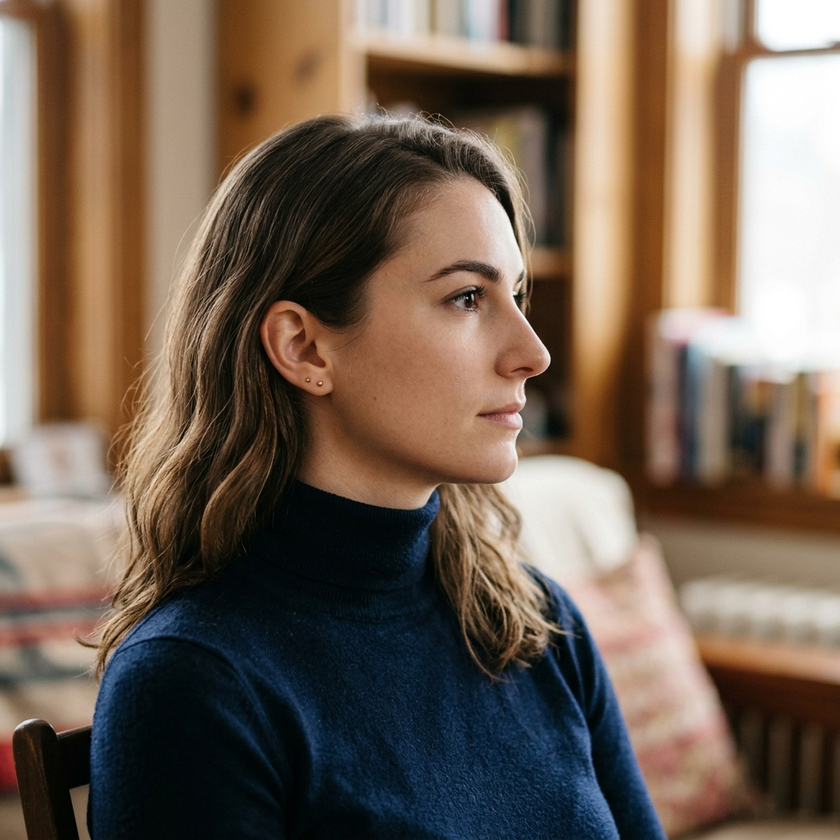
#> input picture samples/angled_face.png, 840 x 840 px, shrunk from 1024 x 1024 before the run; its folder holds only this picture in this run
$ python detect.py
#> lines starting #> are read from the running program, lines starting #| are printed output that depends on the picture; after the words box and inside, x2 and y2 are one past the last pixel; in counts of white or black regions, pixels touching at a corner belong together
import os
import cv2

# Global path to Haar Cascade XML (OpenCV includes this in its package resources)
CASCADE_PATH = os.path.join(cv2.data.haarcascades, 'haarcascade_frontalface_default.xml')

# Load the Haar Cascade classifier
face_cascade = cv2.CascadeClassifier(CASCADE_PATH)
if face_cascade.empty():
    raise IOError(f"Could not load Haar Cascade classifier from {CASCADE_PATH}")


def detect_faces(image_path, scale_factor=1.1, min_neighbors=5, min_size=(30, 30)):
    """
    Reads an image, converts it to grayscale, runs detectMultiScale,
    and returns a list of bounding boxes (x, y, w, h).

    Args:
        image_path (str): Path to the image file.
        scale_factor (float): Parameter specifying how much the image size is reduced at each image scale.
        min_neighbors (int): Parameter specifying how many neighbors each candidate rectangle should have to retain it.
        min_size (tuple): Minimum possible object size. Objects smaller than that are ignored.

    Returns:
        list of tuple: A list of bounding boxes, each defined as (x, y, w, h).
    """
#> called with image_path = 'samples/angled_face.png', scale_factor = 1.1, min_neighbors = 5, min_size = (30, 30)
    # 1. Read the image
    image = cv2.imread(image_path)
#> image is the input picture: shape (840, 840, 3); mean B, G, R 84.5, 98.9, 116.1
    if image is None:
        raise FileNotFoundError(f"Could not read image at {image_path}")

    # 2. Convert to grayscale
    gray = cv2.cvtColor(image, cv2.COLOR_BGR2GRAY)
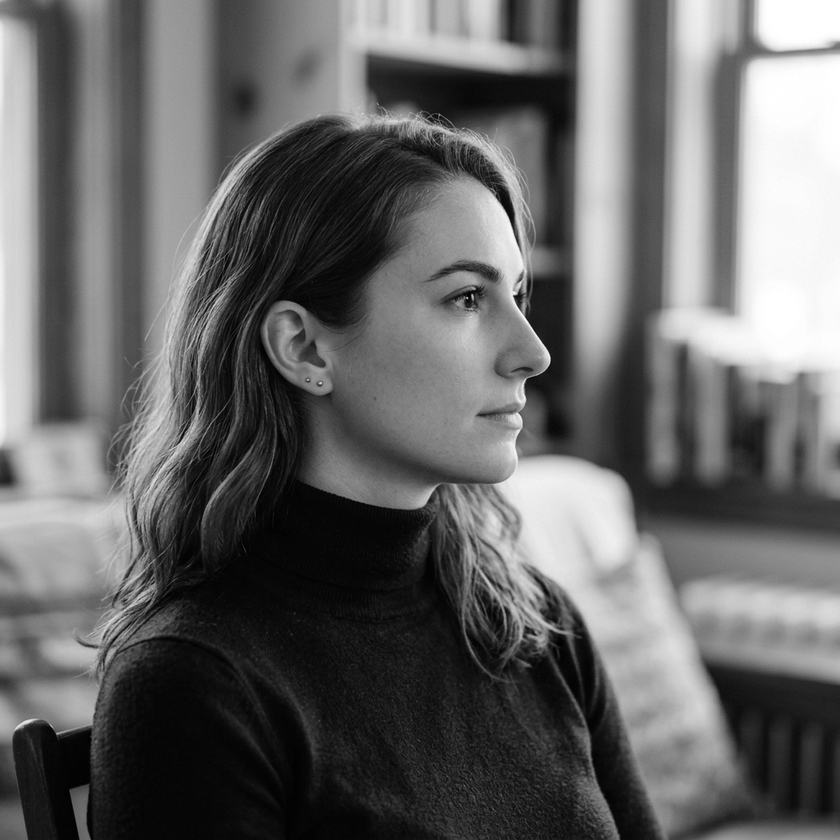
#> gray: shape (840, 840); min 0, max 255, mean 102.4

    # 3. Run detectMultiScale
    faces = face_cascade.detectMultiScale(
        gray,
        scaleFactor=scale_factor,
        minNeighbors=min_neighbors,
        minSize=min_size
    )
#> faces = [[362, 193, 272, 272]]

    # 4. Return list of bounding boxes (x, y, w, h)
    # OpenCV's detectMultiScale returns a numpy array of shape (N, 4) or an empty tuple if no faces found
    if len(faces) == 0:
        return []
    return [tuple(map(int, face)) for face in faces]


def main():
    samples_dir = 'samples'
    output_dir = 'output'
    os.makedirs(output_dir, exist_ok=True)

    if not os.path.exists(samples_dir):
        print(f"Error: samples directory '{samples_dir}' does not exist.")
        return

    # Find all images in samples directory
    supported_extensions = ('.png', '.jpg', '.jpeg', '.webp')
    image_files = [f for f in os.listdir(samples_dir) if f.lower().endswith(supported_extensions)]

    print(f"--- Running Face Detection Baseline ---")
    print(f"Total images found: {len(image_files)}")
    print("-" * 40)

    zero_detection_images = []

    for filename in image_files:
        image_path = os.path.join(samples_dir, filename)

        # Detect faces
        try:
            faces = detect_faces(image_path)
#> faces = [(362, 193, 272, 272)]
        except Exception as e:
            print(f"Failed to process {filename}: {e}")
            continue

        num_faces = len(faces)
#> num_faces = 1
        print(f"Image: {filename} -> {num_faces} face(s) detected")
#| Image: angled_face.png -> 1 face(s) detected

        if num_faces == 0:
            zero_detection_images.append(filename)

        # Draw bounding boxes and save output
        image = cv2.imread(image_path)
        for (x, y, w, h) in faces:
            # Draw green bounding box (thickness 3)
            cv2.rectangle(image, (x, y), (x + w, y + h), (0, 255, 0), 3)
#> this loop made 1 pass
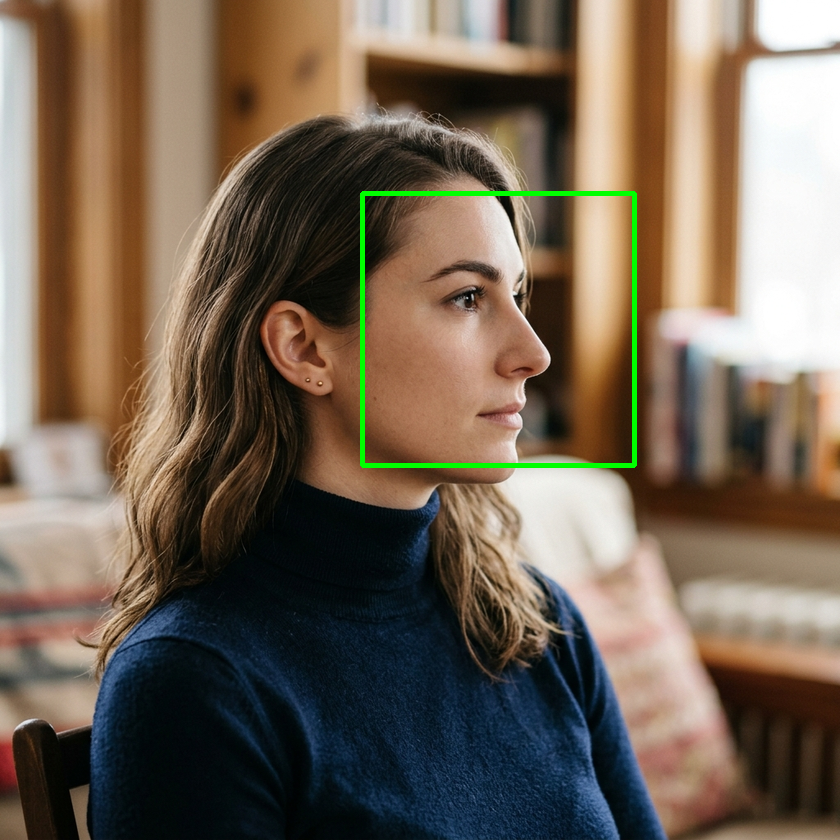
#> image: shape (840, 840, 3); 0.77% of pixels changed, all inside (x1, y1, x2, y2) = (360, 191, 637, 468)

        # Save to output folder
        output_path = os.path.join(output_dir, filename)
        cv2.imwrite(output_path, image)

    print("-" * 40)
    print("Summary of Detection Run:")
    print(f"Processed {len(image_files)} image(s).")

    if zero_detection_images:
        print(f"[!] Warning: No faces were detected in the following {len(zero_detection_images)} image(s):")
        for img in zero_detection_images:
            print(f"    - {img}")
    else:
        print("Faces were detected in all processed images.")


if __name__ == '__main__':
    main()

$ run again, on samples/multiple_faces.png
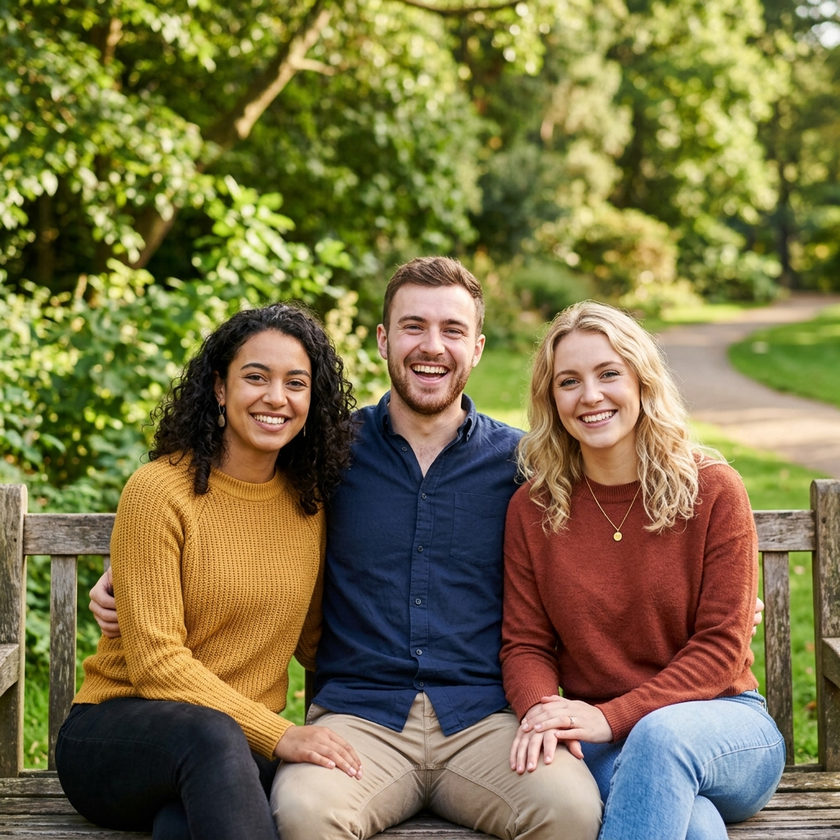
#> input picture samples/multiple_faces.png, 840 x 840 px, shrunk from 1024 x 1024 before the run
#> in detect_faces, image is the input picture: shape (840, 840, 3); mean B, G, R 70.9, 114, 122.9
#> in detect_faces, `gray = cv2.cvtColor(image, cv2.COLOR_BGR2GRAY)`:
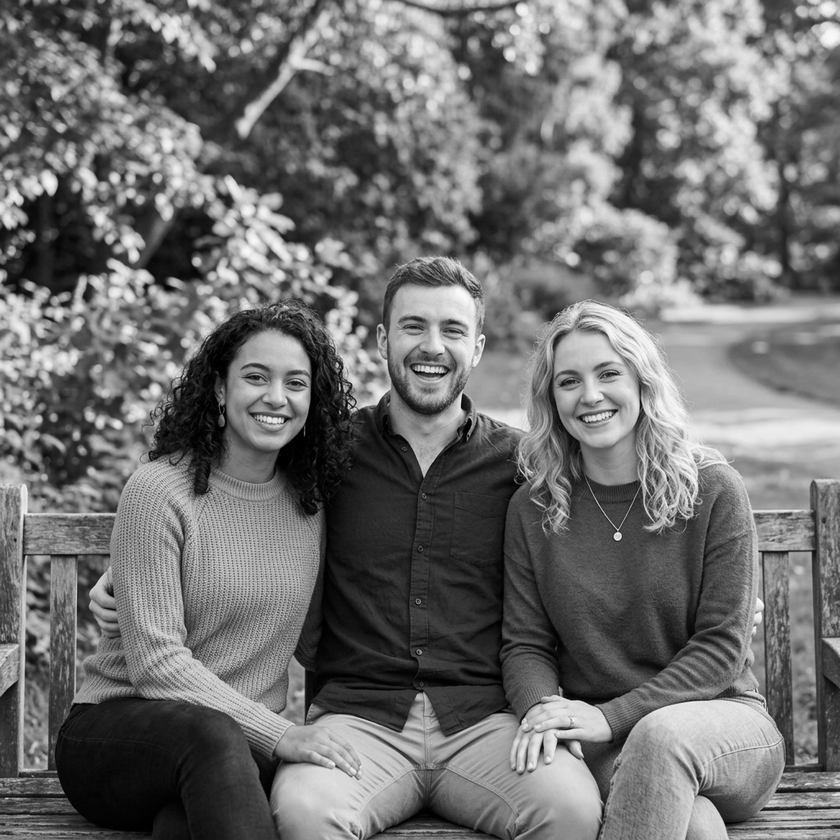
#> gray: shape (840, 840); min 0, max 253, mean 111.8
#> in detect_faces, `faces = face_cascade.detectMultiScale( gray, scaleFactor=scale_factor,..`: faces = [[378, 287, 107, 107], [538, 338, 103, 103], [219, 335, 109, 109], [505, 88, 134, 134]]
#> in main, `faces = detect_faces(image_path)`: faces = [(378, 287, 107, 107), (538, 338, 103, 103), (219, 335, 109, 109), (505, 88, 134, 134)]
#> num_faces = 4
#| Image: multiple_faces.png -> 4 face(s) detected
#> the loop in main, `for (x, y, w, h) in faces:` made 4 passes
#> after the loop in main, `for (x, y, w, h) in faces:`:
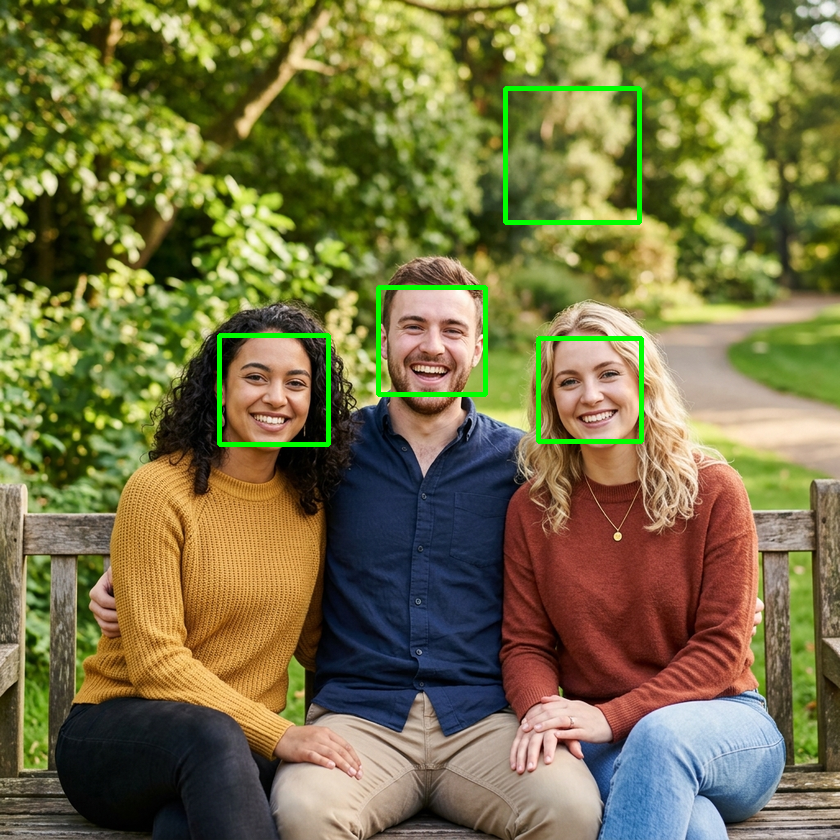
#> image: shape (840, 840, 3); 1.28% of pixels changed, all inside (x1, y1, x2, y2) = (217, 86, 644, 447)

$ run again, on samples/frontal_face.png
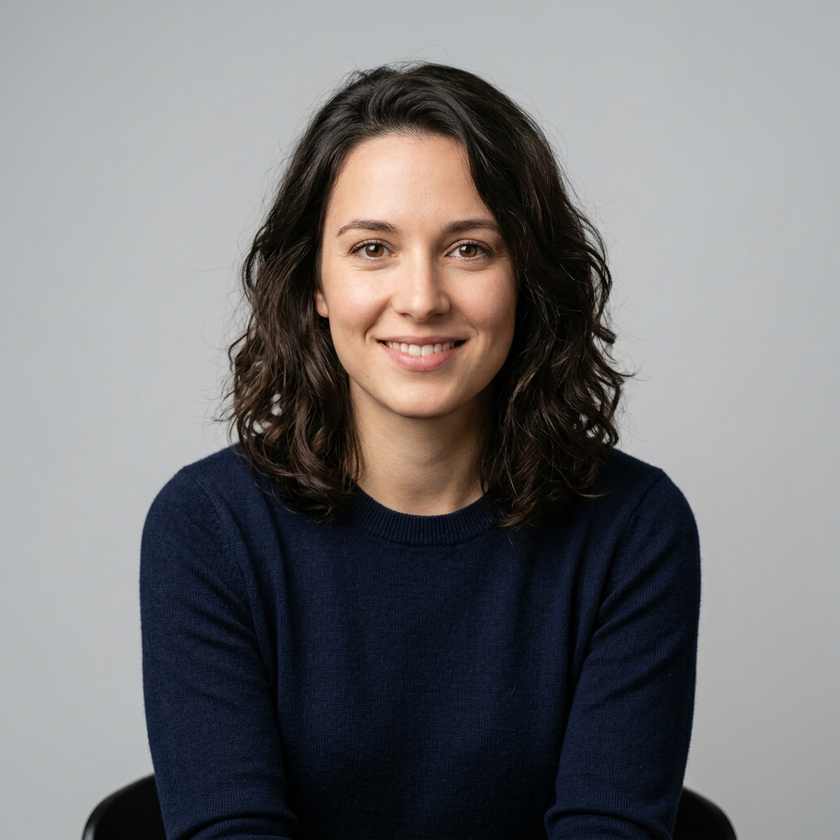
#> input picture samples/frontal_face.png, 840 x 840 px, shrunk from 1024 x 1024 before the run
#> in detect_faces, image is the input picture: shape (840, 840, 3); mean B, G, R 117.9, 116.6, 117.6
#> in detect_faces, `gray = cv2.cvtColor(image, cv2.COLOR_BGR2GRAY)`:
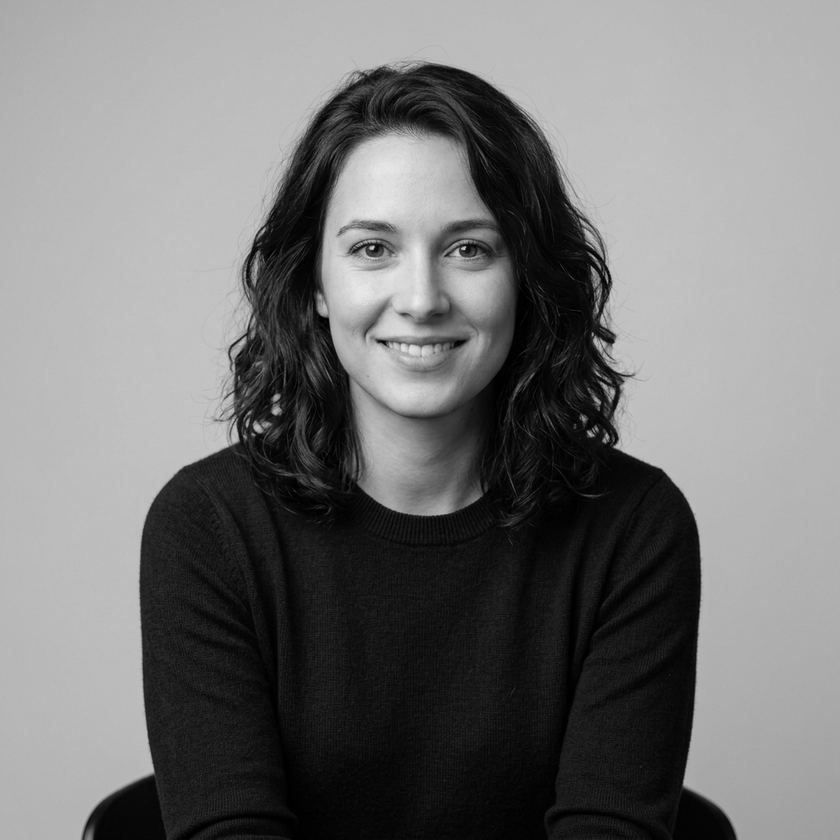
#> gray: shape (840, 840); min 0, max 235, mean 117.1
#> in detect_faces, `faces = face_cascade.detectMultiScale( gray, scaleFactor=scale_factor,..`: faces = [[288, 149, 252, 252]]
#> in main, `faces = detect_faces(image_path)`: faces = [(288, 149, 252, 252)]
#> num_faces = 1
#| Image: frontal_face.png -> 1 face(s) detected
#> the loop in main, `for (x, y, w, h) in faces:` made 1 pass
#> after the loop in main, `for (x, y, w, h) in faces:`:
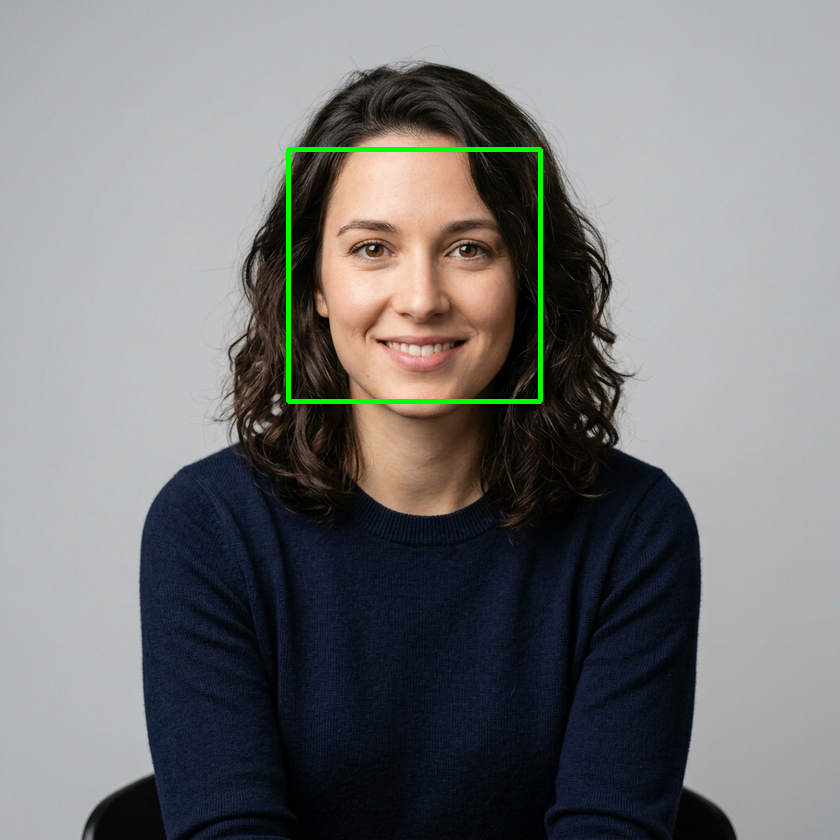
#> image: shape (840, 840, 3); 0.71% of pixels changed, all inside (x1, y1, x2, y2) = (286, 147, 543, 404)

$ run again, on samples/landscape_no_face.png
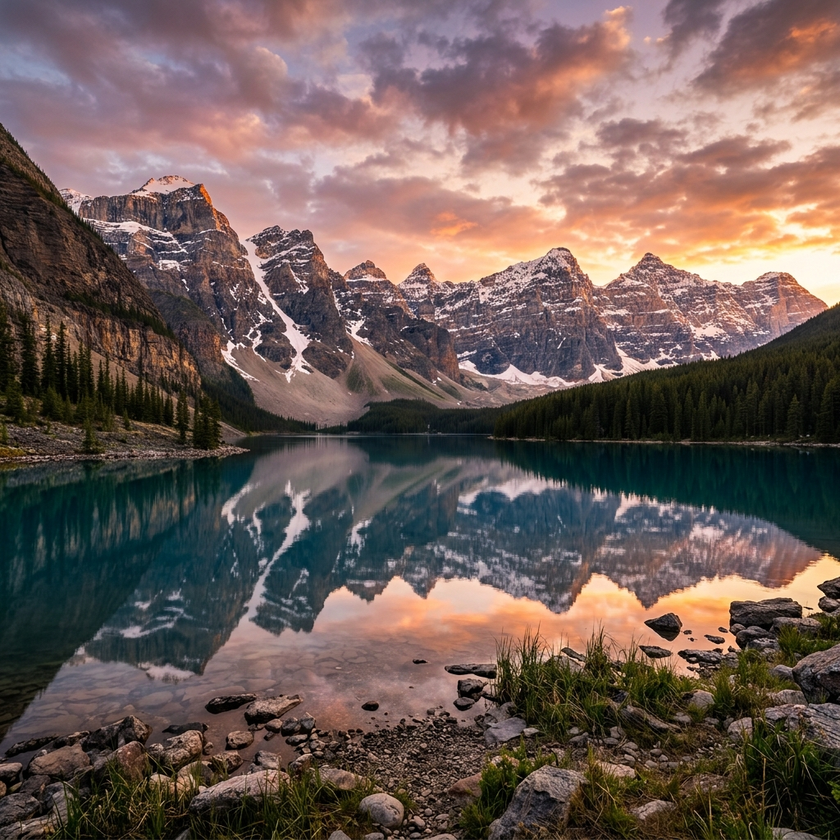
#> input picture samples/landscape_no_face.png, 840 x 840 px, shrunk from 1024 x 1024 before the run
#> in detect_faces, image is the input picture: shape (840, 840, 3); mean B, G, R 87.9, 92.9, 110.5
#> in detect_faces, `gray = cv2.cvtColor(image, cv2.COLOR_BGR2GRAY)`:
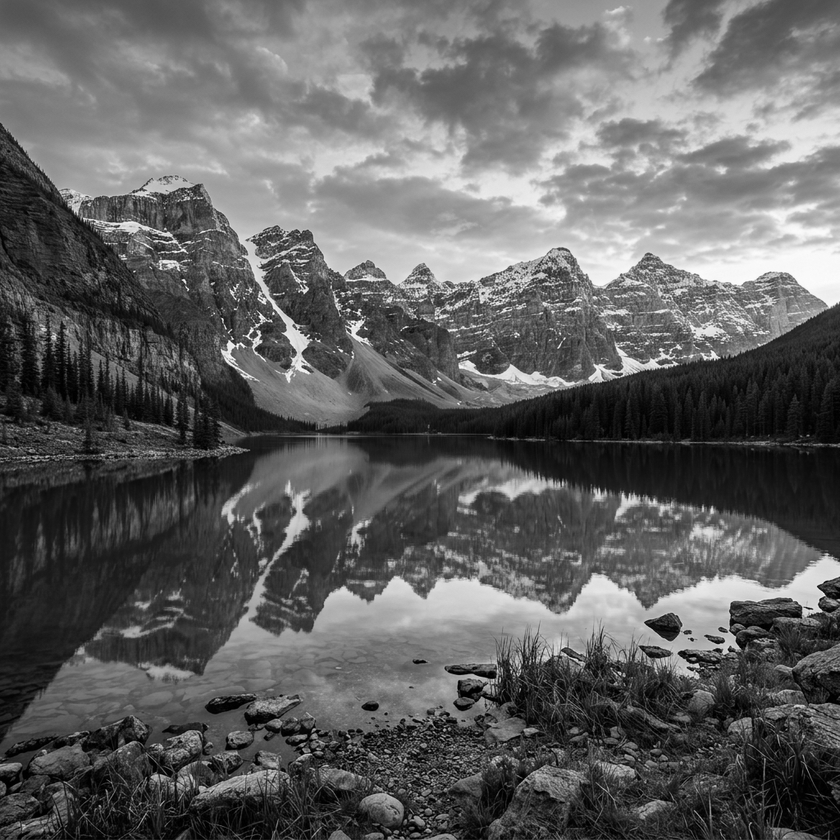
#> gray: shape (840, 840); min 0, max 255, mean 97.6
#> faces = ()
